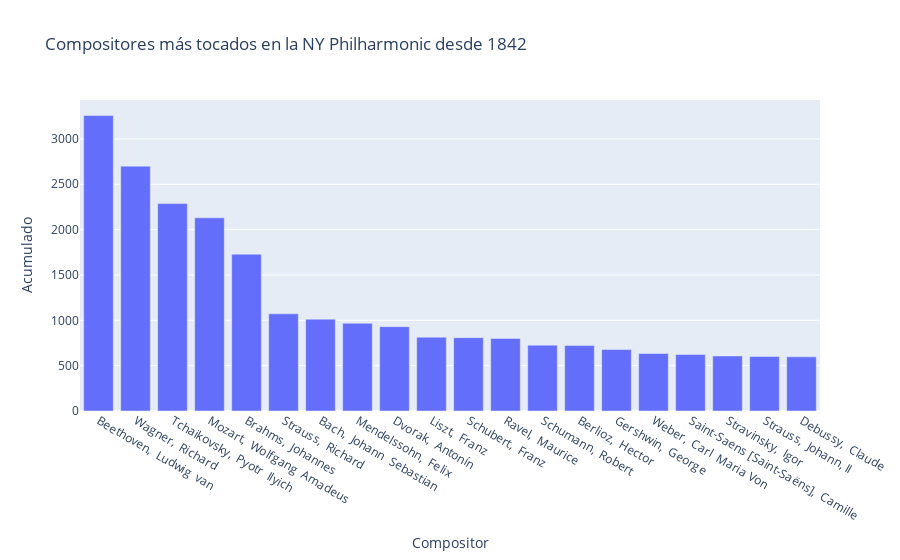

The notebook cell this image was saved under:
### Code cell
#eliminamos los registros de 'Unknown' y de 'Traditional,'
compositores = unicos[~unicos['Composername'].isin(['Unknown', 'Traditional,'])]

#Agrupamos por nombre del compositor y ordenamos
compositores_top = compositores.groupby(by = 'Composername').count()
compositores_top.sort_values('Location', ascending = False, inplace = True)
compositores_top.reset_index(inplace = True)
compositores_top = compositores_top[:20]

#graficamos
labels1 = {'Composername' : 'Compositor', 'Location' : 'Acumulado'}
title1 = 'Compositores más tocados en la NY Philharmonic desde 1842'
fig = px.bar(compositores_top, x = 'Composername', y = 'Location', title = title1, labels = labels1)
fig.update_xaxes(categoryorder = 'total descending')
fig.show()

### Figure 1 — Plotly figure (JSON) as saved in the notebook; plotly's stock layout.template omitted (floating-point values rounded to 4 significant figures)
{"data": [{"alignmentgroup": "True", "hovertemplate": "Compositor=%{x}<br>Acumulado=%{y}<extra></extra>", "legendgroup": "", "marker": {"color": "#636efa", "pattern": {"shape": ""}}, "name": "", "offsetgroup": "", "orientation": "v", "showlegend": false, "textposition": "auto", "type": "bar", "x": ["Beethoven,  Ludwig  van", "Wagner,  Richard", "Tchaikovsky,  Pyotr  Ilyich", "Mozart,  Wolfgang  Amadeus", "Brahms,  Johannes", "Strauss,  Richard", "Bach,  Johann  Sebastian", "Mendelssohn,  Felix", "Dvorak,  Antonín", "Liszt,  Franz", "Schubert,  Franz", "Ravel,  Maurice", "Schumann,  Robert", "Berlioz,  Hector", "Gershwin,  George", "Weber,  Carl  Maria Von", "Saint-Saens [Saint-Saëns],  Camille", "Stravinsky,  Igor", "Strauss,  Johann, II", "Debussy,  Claude"], "xaxis": "x", "y": [3258, 2700, 2287, 2130, 1729, 1072, 1013, 967, 930, 814, 809, 800, 726, 722, 678, 634, 623, 607, 601, 597], "yaxis": "y"}], "layout": {"barmode": "relative", "legend": {"tracegroupgap": 0}, "title": {"text": "Compositores más tocados en la NY Philharmonic desde 1842"}, "xaxis": {"anchor": "y", "categoryorder": "total descending", "domain": [0, 1], "title": {"text": "Compositor"}}, "yaxis": {"anchor": "x", "domain": [0, 1], "title": {"text": "Acumulado"}}}}
